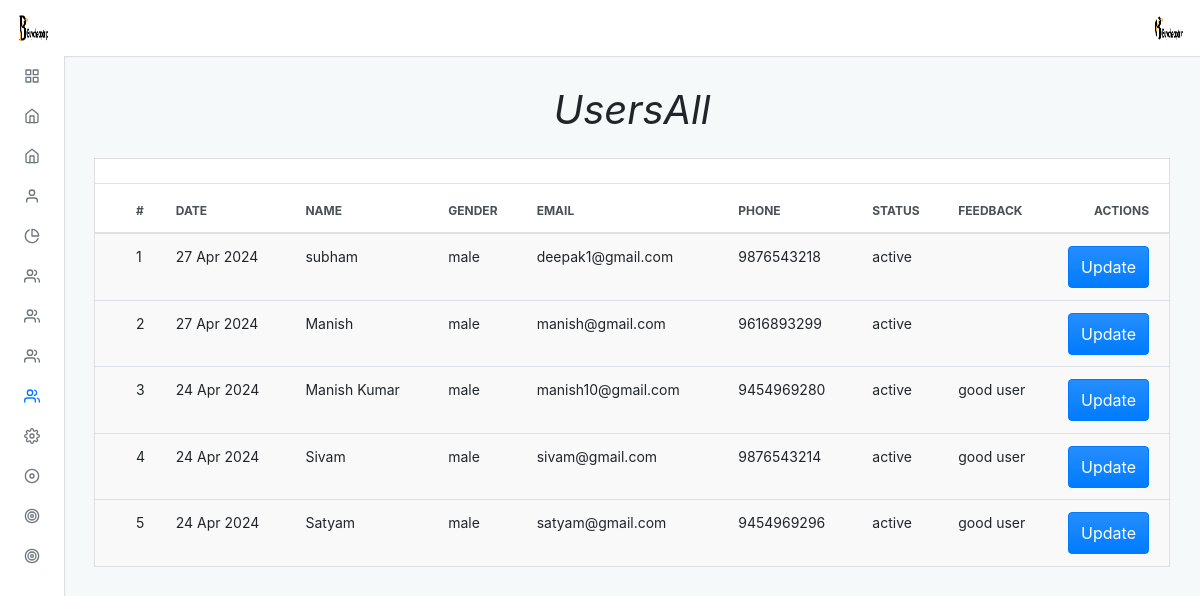
/admin/default/users_active.php (signed in), run on the app's committed database.
### tables this page shows
CREATE TABLE `users` (
  `id` int(11) NOT NULL,
  `name` varchar(100) NOT NULL,
  `gender` varchar(7) NOT NULL,
  `phone` varchar(14) NOT NULL,
  `email` varchar(30) NOT NULL,
  `password` varchar(15) NOT NULL,
  `created_at` varchar(1000) NOT NULL DEFAULT current_timestamp(),
  `delete_at` varchar(255) NOT NULL,
  `status` enum('active','pending','reject','inactive') DEFAULT 'pending',
  `feedback` varchar(250) DEFAULT NULL
);

### admin/default/users_active.php (the view, shortened to what this page needs)
<?php
include "../../connection.php";
?>
<?php $page = "users";
include("./incluede/header.php") ?>
<div class="adminx-content">
    <div class="adminx-main-content">
        <div class="container-fluid">
            <div class="pb-3">
                <h1><b><i>UsersAll</i></b></h1>
            </div>
            <div class="row">
                <div class="col">
                    <div class="card mb-grid">
                        <div class="card-header d-flex justify-content-between align-items-center">
                        </div>
                        <div class="table-responsive-md">
                            <table class="table table-actions table-striped table-hover mb-0">
                                <thead>
                                    <tr>
                                        <th scope="col">
                                            <label class="custom-control custom-checkbox m-0 p-0">
                                            </label>
                                        </th>
                                        <th scope="col">#</th>
                                        <th scope="col">Date</th>
                                        <th scope="col">Name</th>
                                        <th scope="col">Gender</th>
                                        <th scope="col">Email</th>
                                        <th scope="col">Phone</th>
                                        <th scope="col">Status</th>
                                        <th scope="col">Feedback</th>
                                        <th scope="col">Actions</th>
                                    </tr>
                                </thead>
                                <tbody>
                                    <?php
                                    $query = "SELECT *
                                    FROM users WHERE status='active' ORDER BY id DESC";
                                    $res = mysqli_query($conn, $query);
                                    $a = 1;
                                    while ($row = mysqli_fetch_assoc($res)) {
                                    ?>
                                        <tr>
                                            <th scope="row">
                                                <label class="custom-control custom-checkbox m-0 p-0">
                                                </label>
                                            </th>
                                            <td><?php echo $a ?></td>
                                            <td><?php echo date('d M Y', strtotime($row['created_at'])) ?></td>
                                            <td><?php echo $row['name'] ?></td>
                                            <td><?php echo $row['gender'] ?></td>
                                            <td><?php echo $row['email'] ?></td>
                                            <td><?php echo $row['phone'] ?></td>
                                            <td ><?php echo $row['status'] ?></td>
                                            <td ><?php echo $row['feedback'] ?></td>
                                            <td>
                                               <a href="users_update?id=<?php echo $row['id']; ?>"><button type="button" class="btn btn-primary waves-effect waves-light add">Update</button></a>
                                            </td>
                                        <tr>
                                        <?php
                                        ++$a;
                                    }
                                        ?>
                                        <?php include("./incluede/footer.php") ?>

### admin/default/incluede/header.php (shortened to what this page needs)
<!DOCTYPE html>
<html lang="en">
<head>
  <link rel="stylesheet" type="text/css" href="./dist/css/adminx.css" media="screen" />
</head>
<body class=" virat">
  <div class="adminx-container">
    <?php
    $query = "select * from admin_login";
    $result = mysqli_query($conn, $query);
    while ($row = mysqli_fetch_assoc($result)) {
    ?>
      <nav class="navbar navbar-expand justify-content-between fixed-top virat_1">
        <a class="navbar-brand mb-0 h1 d-none d-md-block" href="admin">
          <img src="../upload/<?php echo $row['image']; ?>" class="navbar-brand-image d-inline-block align-top mr-2" class="circle" alt="">
        </a>
        <ul class="navbar-nav d-flex justify-content-end mr-2">
          <li class="nav-item dropdown">
            <a class="nav-link avatar-with-name" id="navbarDropdownMenuLink" data-toggle="dropdown" href="#">
              <img src="../upload/<?php echo $row['image']; ?>" class="d-inline-block align-top" class="rounded" alt="">
            </a>
          </li>
        </ul>
      <?php
    }
      ?>
      </nav>
      <div class="adminx-sidebar expand-hover push">
        <ul class="sidebar-nav">
          <li class="sidebar-nav-item">
            <a href="admin" class="sidebar-nav-link <?php if ($page == 'home') {
                                                      echo 'active';
                                                    } ?>">
              <span class="sidebar-nav-icon">
                <i data-feather="grid"></i>
              </span>
            </a>
          </li>
          <li class="sidebar-nav-item">
            <a class="sidebar-nav-link <?php if ($page == 'thailand') {
                                          echo 'active';
                                        } ?> collapsed" data-toggle="collapse" href="#examplepackage" aria-expanded="false" aria-controls="examplepackage">
              <span class="sidebar-nav-icon">
                <i data-feather="home"></i>
              </span>
            </a>
          </li>
          <li class="sidebar-nav-item">
            <a class="sidebar-nav-link <?php if ($page == 'slider') {
                                          echo 'active';
                                        } ?> collapsed" data-toggle="collapse" href="#example" aria-expanded="false" aria-controls="example">
              <span class="sidebar-nav-icon">
                <i data-feather="home"></i>
              </span>
            </a>
          </li>
          <li class="sidebar-nav-item">
            <a class=" sidebar-nav-link <?php if ($page == 'about') {
                                          echo 'active';
                                        } ?> collapsed" data-toggle="collapse" href="#exampl_a" aria-expanded="false" aria-controls="exampl_a">
              <span class="sidebar-nav-icon">
                <i data-feather="user"></i>
              </span>
            </a>
          </li>
          <li class="sidebar-nav-item">
            <a class=" sidebar-nav-link <?php if ($page == 'our') {
                                          echo 'active';
                                        } ?> collapsed" data-toggle="collapse" href="#examp" aria-expanded="false" aria-controls="examp">
              <span class="sidebar-nav-icon">
                <i data-feather="pie-chart"></i>
              </span>
            </a>
          </li>
          <li class="sidebar-nav-item">
            <a class=" sidebar-nav-link <?php if ($page == 'transport') {
                                          echo 'active';
                                        } ?> collapsed" data-toggle="collapse" href="#exa_team" aria-expanded="false" aria-controls="exa_team">
              <span class="sidebar-nav-icon">
                <i data-feather="users"></i>
              </span>
            </a>
          </li>
          <li class="sidebar-nav-item">
            <a class=" sidebar-nav-link <?php if ($page == 'transport') {
                                          echo 'active';
                                        } ?> collapsed" data-toggle="collapse" href="#exa_team89" aria-expanded="false" aria-controls="exa_team89">
              <span class="sidebar-nav-icon">
                <i data-feather="users"></i>
              </span>
            </a>
          </li>
          <li class="sidebar-nav-item">
            <a class=" sidebar-nav-link <?php if ($page == 'transport') {
                                          echo 'active';
                                        } ?> collapsed" data-toggle="collapse" href="#exa_team99" aria-expanded="false" aria-controls="exa_team99">
              <span class="sidebar-nav-icon">
                <i data-feather="users"></i>
              </span>
            </a>
          </li>
          <li class="sidebar-nav-item">
            <a class=" sidebar-nav-link <?php if ($page == 'users') {
                                          echo 'active';
                                        } ?> collapsed" data-toggle="collapse" href="#exa_team98" aria-expanded="false" aria-controls="exa_team98">
              <span class="sidebar-nav-icon">
                <i data-feather="users"></i>
              </span>
            </a>
          </li>
          <li class="sidebar-nav-item">
            <a class=" sidebar-nav-link <?php if ($page == 'setting') {
                                          echo 'active';
                                        } ?> collapsed" data-toggle="collapse" href="#ex" aria-expanded="false" aria-controls="ex">
              <span class="sidebar-nav-icon">
                <i data-feather="settings"></i>
              </span>
            </a>
            <li class="sidebar-nav-item">
                <a href="../default/users_wallet" class="sidebar-nav-link">
                  <span class="sidebar-nav-abbr">
                    <i data-feather="disc"></i>
                  </span>
                </a>
              </li>
              <li class="sidebar-nav-item">
                <a href="../default/thailand_payment" class="sidebar-nav-link">
                  <span class="sidebar-nav-abbr">
                    <i data-feather="target"></i>
                  </span>
                </a>
              </li>
              <li class="sidebar-nav-item">
                <a href="../default/manage_offer" class="sidebar-nav-link">
                  <span class="sidebar-nav-abbr">
                    <i data-feather="target"></i>
                  </span>
                </a>
              </li>
      </div>

### admin/default/incluede/header.php (style rules this page uses)
.pb-3 { text-align: center; }

### data on the page
users: created_at "27 Apr 2024", name "subham", gender "male", email "deepak1@gmail.com", phone "9876543218", status "active"
users: created_at "27 Apr 2024", name "Manish", gender "male", email "manish@gmail.com", phone "9616893299", status "active"
users: created_at "24 Apr 2024", name "Manish Kumar", gender "male", email "manish10@gmail.com", phone "9454969280", status "active", feedback "good user"
users: created_at "24 Apr 2024", name "Sivam", gender "male", email "sivam@gmail.com", phone "9876543214", status "active", feedback "good user"
users: created_at "24 Apr 2024", name "Satyam", gender "male", email "satyam@gmail.com", phone "9454969296", status "active", feedback "good user"
